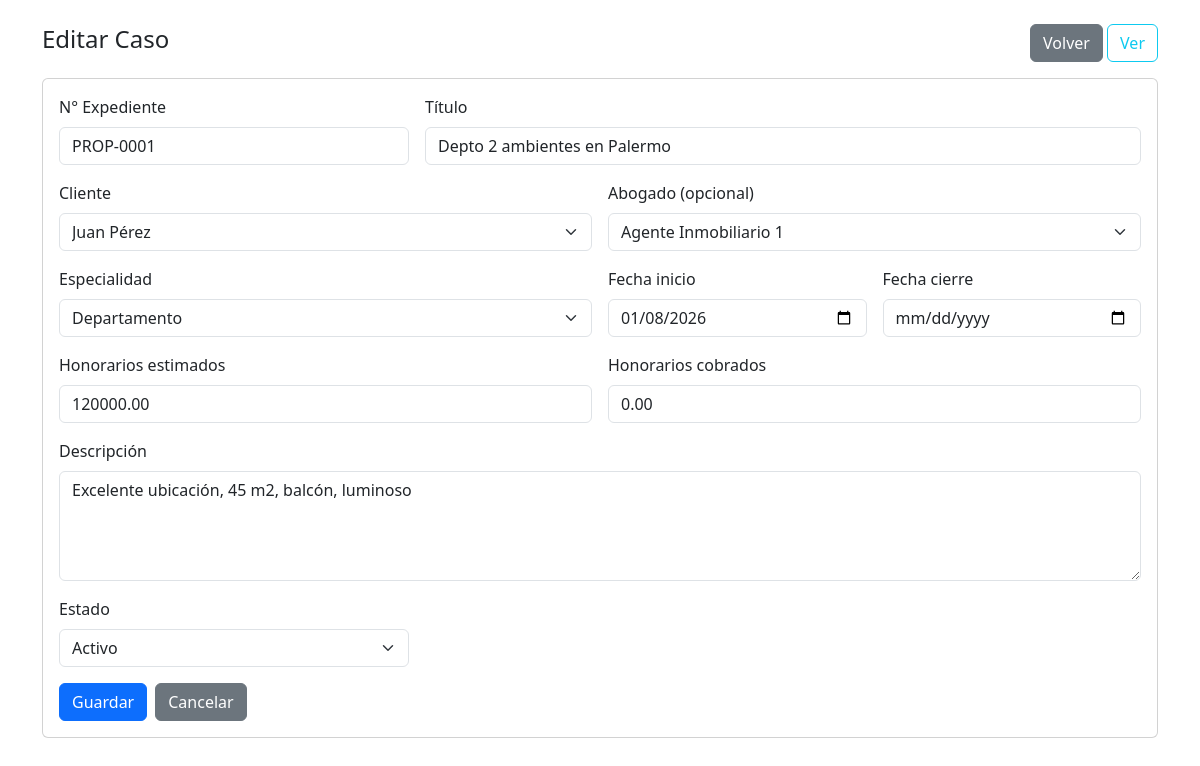
Page /admin/editar_caso.php?id=1 (signed in) on the committed database.
### tables this page shows
CREATE TABLE casos (
    id INT AUTO_INCREMENT PRIMARY KEY,
    numero_expediente VARCHAR(50) UNIQUE NOT NULL,  
    cliente_id INT NOT NULL,                        
    abogado_id INT NULL,                            
    especialidad_id INT NOT NULL,                   
    titulo VARCHAR(200) NOT NULL,                   
    descripcion TEXT,
    estado ENUM('activo','pausado','cerrado','archivado') DEFAULT 'activo',
    fecha_inicio DATE NOT NULL,                     
    fecha_cierre DATE NULL,                         
    honorarios_estimados DECIMAL(10,2) DEFAULT 0,   
    honorarios_cobrados DECIMAL(10,2) DEFAULT 0,    
    observaciones TEXT,
    CONSTRAINT fk_casos_cliente FOREIGN KEY (cliente_id) REFERENCES clientes(id) ON DELETE RESTRICT,
    CONSTRAINT fk_casos_agente FOREIGN KEY (abogado_id) REFERENCES usuarios(id) ON DELETE SET NULL,
    CONSTRAINT fk_casos_tipo FOREIGN KEY (especialidad_id) REFERENCES especialidades(id) ON DELETE RESTRICT,
    INDEX idx_casos_estado (estado),
    INDEX idx_casos_fecha (fecha_inicio)
);

CREATE TABLE usuarios (
    id INT AUTO_INCREMENT PRIMARY KEY,
    username VARCHAR(100) NOT NULL UNIQUE,
    password VARCHAR(255) NOT NULL,
    rol ENUM('admin','abogado','secretario','contador') NOT NULL DEFAULT 'abogado',
    nombre VARCHAR(150) NOT NULL,
    email VARCHAR(150),
    ultimo_acceso DATETIME NULL,
    creado_en DATETIME NOT NULL DEFAULT CURRENT_TIMESTAMP,
    INDEX idx_usuarios_rol (rol)
);

CREATE TABLE especialidades (
    id INT AUTO_INCREMENT PRIMARY KEY,
    nombre VARCHAR(150) NOT NULL UNIQUE,
    descripcion TEXT
);

### admin/editar_caso.php (the view, shortened to what this page needs)
<?php
require_once("../includes/db.php");
$id = intval($_GET['id']);
$especialidades = $conn->query("SELECT id, nombre FROM especialidades ORDER BY nombre");
$abogados = $conn->query("SELECT id, nombre FROM usuarios WHERE rol='abogado' ORDER BY nombre");
$clientes = $conn->query("SELECT id, CONCAT(nombre,' ',apellido) AS nombre_completo FROM clientes ORDER BY nombre");
$stmt = $conn->prepare("SELECT * FROM casos WHERE id = ?");
$stmt->bind_param("i", $id);
$stmt->execute();
$caso = $stmt->get_result()->fetch_assoc();
?>
<!DOCTYPE html>
<html lang="es">
<head>
    <link href="https://cdn.jsdelivr.net/npm/bootstrap@5.3.0/dist/css/bootstrap.min.css" rel="stylesheet">
</head>
<body class="p-4">
<div class="container">
    <div class="d-flex justify-content-between align-items-center mb-3">
        <h4>Editar Caso</h4>
        <div>
            <a class="btn btn-secondary" href="casos.php">Volver</a>
            <a class="btn btn-outline-info" href="ver_caso.php?id=<?= $caso['id'] ?>">Ver</a>
        </div>
    </div>
    <form method="post" class="card p-3">
        <div class="row g-3">
            <div class="col-md-4">
                <label class="form-label">N° Expediente</label>
                <input name="numero_expediente" class="form-control" value="<?= htmlspecialchars($caso['numero_expediente']) ?>" required>
            </div>
            <div class="col-md-8">
                <label class="form-label">Título</label>
                <input name="titulo" class="form-control" value="<?= htmlspecialchars($caso['titulo']) ?>" required>
            </div>
            <div class="col-md-6">
                <label class="form-label">Cliente</label>
                <select name="cliente_id" class="form-select" required>
                    <?php while ($cl = $clientes->fetch_assoc()): ?>
                        <option value="<?= $cl['id'] ?>" <?= $cl['id']==$caso['cliente_id']? 'selected':'' ?>><?= htmlspecialchars($cl['nombre_completo']) ?></option>
                    <?php endwhile; ?>
                </select>
            </div>
            <div class="col-md-6">
                <label class="form-label">Abogado (opcional)</label>
                <select name="abogado_id" class="form-select">
                    <?php while ($ab = $abogados->fetch_assoc()): ?>
                        <option value="<?= $ab['id'] ?>" <?= $caso['abogado_id']==$ab['id']? 'selected':'' ?>><?= htmlspecialchars($ab['nombre']) ?></option>
                    <?php endwhile; ?>
                </select>
            </div>
            <div class="col-md-6">
                <label class="form-label">Especialidad</label>
                <select name="especialidad_id" class="form-select" required>
                    <?php while ($es = $especialidades->fetch_assoc()): ?>
                        <option value="<?= $es['id'] ?>" <?= $caso['especialidad_id']==$es['id']? 'selected':'' ?>><?= htmlspecialchars($es['nombre']) ?></option>
                    <?php endwhile; ?>
                </select>
            </div>
            <div class="col-md-3">
                <label class="form-label">Fecha inicio</label>
                <input type="date" name="fecha_inicio" class="form-control" value="<?= htmlspecialchars($caso['fecha_inicio']) ?>" required>
            </div>
            <div class="col-md-3">
                <label class="form-label">Fecha cierre</label>
                <input type="date" name="fecha_cierre" class="form-control" value="<?= htmlspecialchars($caso['fecha_cierre']) ?>">
            </div>
            <div class="col-md-6">
                <label class="form-label">Honorarios estimados</label>
                <input type="number" step="0.01" name="honorarios_estimados" class="form-control" value="<?= number_format($caso['honorarios_estimados'],2,'.','') ?>">
            </div>
            <div class="col-md-6">
                <label class="form-label">Honorarios cobrados</label>
                <input type="number" step="0.01" name="honorarios_cobrados" class="form-control" value="<?= number_format($caso['honorarios_cobrados'],2,'.','') ?>">
            </div>
            <div class="col-12">
                <label class="form-label">Descripción</label>
                <textarea name="descripcion" class="form-control" rows="4"><?= htmlspecialchars($caso['descripcion']) ?></textarea>
            </div>
            <div class="col-md-4">
                <label class="form-label">Estado</label>
                <select name="estado" class="form-select">
                    <?php foreach (['activo','pausado','cerrado','archivado'] as $st): ?>
                        <option value="<?= $st ?>" <?= $caso['estado']==$st? 'selected':'' ?>><?= ucfirst($st) ?></option>
                    <?php endforeach; ?>
                </select>
            </div>
        </div>
        <div class="mt-3 d-flex gap-2">
            <button class="btn btn-primary">Guardar</button>
            <a class="btn btn-secondary" href="casos.php">Cancelar</a>
        </div>
    </form>
</div>
</body>
</html>

### rows in the picture
casos: numero_expediente "PROP-0001", titulo "Depto 2 ambientes en Palermo", cliente_id "Juan Pérez", abogado_id "Agente Inmobiliario 1", especialidad_id "Departamento", fecha_inicio "01/08/2026", honorarios_estimados "120000.00", honorarios_cobrados "0.00", descripcion "Excelente ubicación, 45 m2, balcón, luminoso", estado "Activo"
